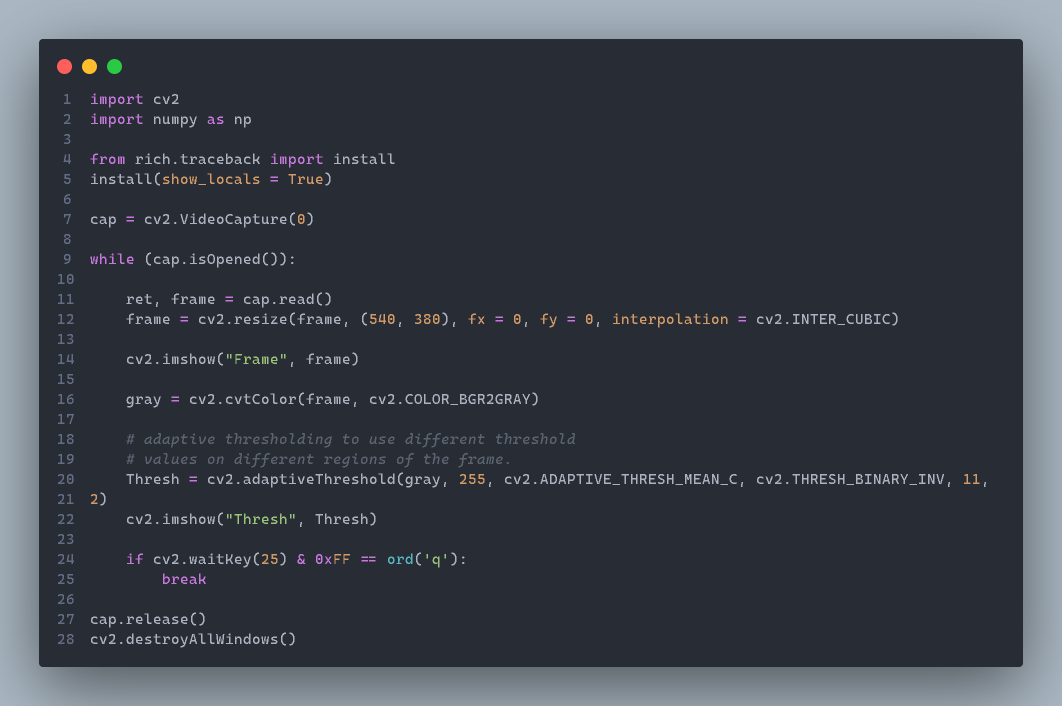
#> input picture Junior Team/AI/V1.2/code.png, 2124 x 1412 px, given in place of the camera (shown at 1/2 size)
$ python Intro.py
#> lines starting #> are read from the running program, lines starting #| are printed output that depends on the picture; after the words box and inside, x2 and y2 are one past the last pixel; in counts of white or black regions, pixels touching at a corner belong together
### Junior Team/AI/V1.2/Edge_detect.py
import cv2
import numpy as np

from cv2 import VideoWriter
from cv2 import VideoWriter_fourcc

from rich.traceback import install
install(show_locals = True)

cap = cv2.VideoCapture(0)

# Define the codec and create VideoWriter object
fourcc = cv2.VideoWriter_fourcc(*'mp4v')
out = cv2.VideoWriter('output.mp4', fourcc, 20.0, (640, 480))

while (cap.isOpened()):

    ret, frame = cap.read()
#> frame is the input picture: shape (1412, 2124, 3); mean B, G, R 74.1, 65.9, 60.8
    frame = cv2.resize(frame, (540, 380), fx = 0, fy = 0, interpolation = cv2.INTER_CUBIC)
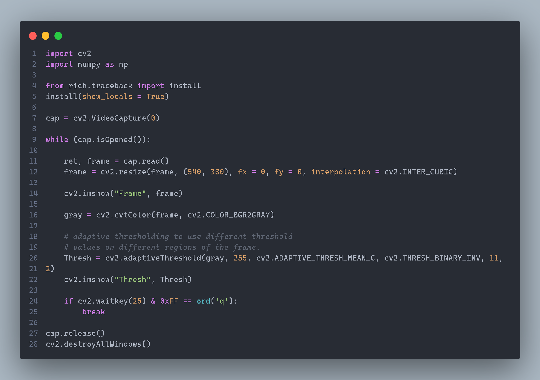
#> frame: shape (380, 540, 3); mean B, G, R 74.2, 65.9, 60.9

    cv2.imshow("Frame", frame)

    gray = cv2.cvtColor(frame, cv2.COLOR_BGR2GRAY)

    # adaptive thresholding to use different threshold
    # values on different regions of the frame.
    Thresh = cv2.adaptiveThreshold(gray, 255, cv2.ADAPTIVE_THRESH_MEAN_C, cv2.THRESH_BINARY_INV, 11, 2)
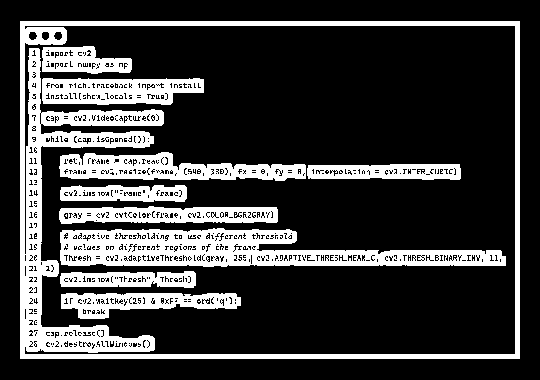
#> Thresh: shape (380, 540); 23.5% white; 30 white regions (20 under 20 px), largest, box (x1, y1, x2, y2) and area: (20, 21, 520, 359) 18267, (60, 228, 506, 267) 9860, (59, 152, 306, 181) 4187

    out.write(Thresh)

    cv2.imshow("Thresh", Thresh)

    if cv2.waitKey(25) & 0xFF == ord('q'):
#> (key q is pressed here)
        break

cap.release()
cv2.destroyAllWindows()

### Junior Team/AI/V1.2/Intro.py
from rich import box
from rich import print
from rich.panel import Panel
from rich.console import Console
from rich.progress import Progress
from rich.prompt import Prompt, Confirm

import keyboard

from time import sleep

console = Console()


print("""
███████╗███╗   ███╗ █████╗ ███████╗██╗  ██╗     ██████╗██╗      █████╗ ███╗   ██╗
██╔════╝████╗ ████║██╔══██╗██╔════╝██║  ██║    ██╔════╝██║     ██╔══██╗████╗  ██║
███████╗██╔████╔██║███████║███████╗███████║    ██║     ██║     ███████║██╔██╗ ██║
╚════██║██║╚██╔╝██║██╔══██║╚════██║██╔══██║    ██║     ██║     ██╔══██║██║╚██╗██║
███████║██║ ╚═╝ ██║██║  ██║███████║██║  ██║    ╚██████╗███████╗██║  ██║██║ ╚████║
╚══════╝╚═╝     ╚═╝╚═╝  ╚═╝╚══════╝╚═╝  ╚═╝     ╚═════╝╚══════╝╚═╝  ╚═╝╚═╝  ╚═══╝
""")

print(Panel.fit("[b red]WELCOME[/] to the software presentation of [b blue]SMASH CLAN[/]. You will get familirized with the software and also get a \ntutorial on how to operate the system. \n       [b red]So lets get started !", title = ". . .", title_align = "left", subtitle = "SMASH CLAN", subtitle_align = "left"))


is_rich_great = Confirm.ask("Start Tour?")
assert is_rich_great

print("""
███████╗██████╗  ██████╗ ███████╗    ██████╗ ███████╗████████╗███████╗ ██████╗████████╗██╗ ██████╗ ███╗   ██╗
██╔════╝██╔══██╗██╔════╝ ██╔════╝    ██╔══██╗██╔════╝╚══██╔══╝██╔════╝██╔════╝╚══██╔══╝██║██╔═══██╗████╗  ██║
█████╗  ██║  ██║██║  ███╗█████╗      ██║  ██║█████╗     ██║   █████╗  ██║        ██║   ██║██║   ██║██╔██╗ ██║
██╔══╝  ██║  ██║██║   ██║██╔══╝      ██║  ██║██╔══╝     ██║   ██╔══╝  ██║        ██║   ██║██║   ██║██║╚██╗██║
███████╗██████╔╝╚██████╔╝███████╗    ██████╔╝███████╗   ██║   ███████╗╚██████╗   ██║   ██║╚██████╔╝██║ ╚████║
╚══════╝╚═════╝  ╚═════╝ ╚══════╝    ╚═════╝ ╚══════╝   ╚═╝   ╚══════╝ ╚═════╝   ╚═╝   ╚═╝ ╚═════╝ ╚═╝  ╚═══╝
""")

import Edge_detect as ed


print(Panel.fit("[b red]The Edge Detection[/] feature detects all the edges of any surface shown on the camera feed and processes them into a black and white video format so we can\neasily spot any uneven surfaces or cracks.\nThe system then saves a recording of this footage which can be analyzed by the staff.", title = "Explanation", title_align="left", box = box.SQUARE, subtitle=" ... "))

sleep(15)


if keyboard.is_pressed("q"):
#> (key q is pressed here)
    exit()
#> (the program exits here)
